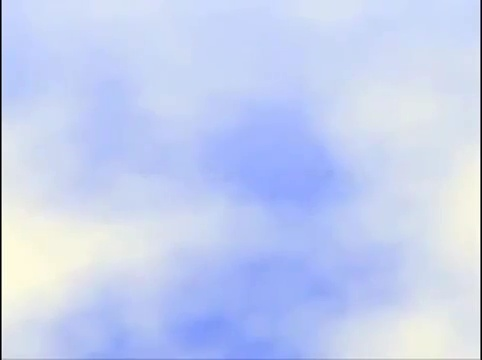
#> input picture FilmAudioProgram/video/test_frames/frame102.jpg, 482 x 360 px
$ python color_detection.py --image test_frames/frame102.jpg
#> lines starting #> are read from the running program, lines starting #| are printed output that depends on the picture
'''
Created on May 13, 2015

@author: Mitali
'''

import numpy as np
import cv2
import argparse

# construct the argument parse and parse the arguments
ap = argparse.ArgumentParser()
ap.add_argument("-i", "--image", help = "path to the image")
args = vars(ap.parse_args())

# load image
image = cv2.imread(args["image"])
#> image is the input picture: shape (360, 482, 3); mean B, G, R 241.1, 207.9, 195.7

# define the list of boundaries according to BGR
boundaries = [
              ([17, 15, 100], [50, 56, 200]),
              ([86, 31, 4], [220, 88, 50]),
              ([25, 146, 190], [62, 174, 250]),
              ([103, 86, 65], [145, 133, 128])
              ]

# loop over the boundaries
for (lower, upper) in boundaries:
    # create numpy arrays from the boundaries
    lower = np.array(lower, dtype="uint8")
    upper = np.array(upper, dtype="uint8")

    # find the colours within specified boundaries & apply mask
    mask = cv2.inRange(image, lower, upper)
    output = cv2.bitwise_and(image, image, mask=mask)

    # show images
    cv2.imshow("images", np.hstack([image, output]))
    cv2.waitKey(0)
#> this loop made 4 passes
#> pass 1, `cv2.imshow("images", np.hstack([image, output]))`:
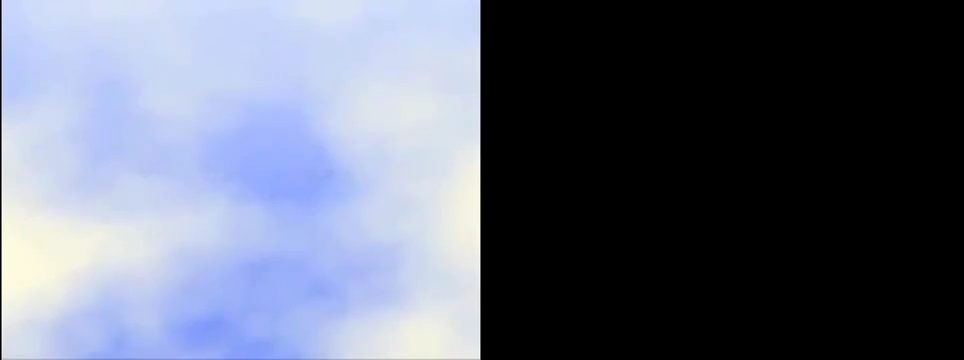
#> window 'images': shape (360, 964, 3); mean B, G, R 120.5, 104, 97.9
